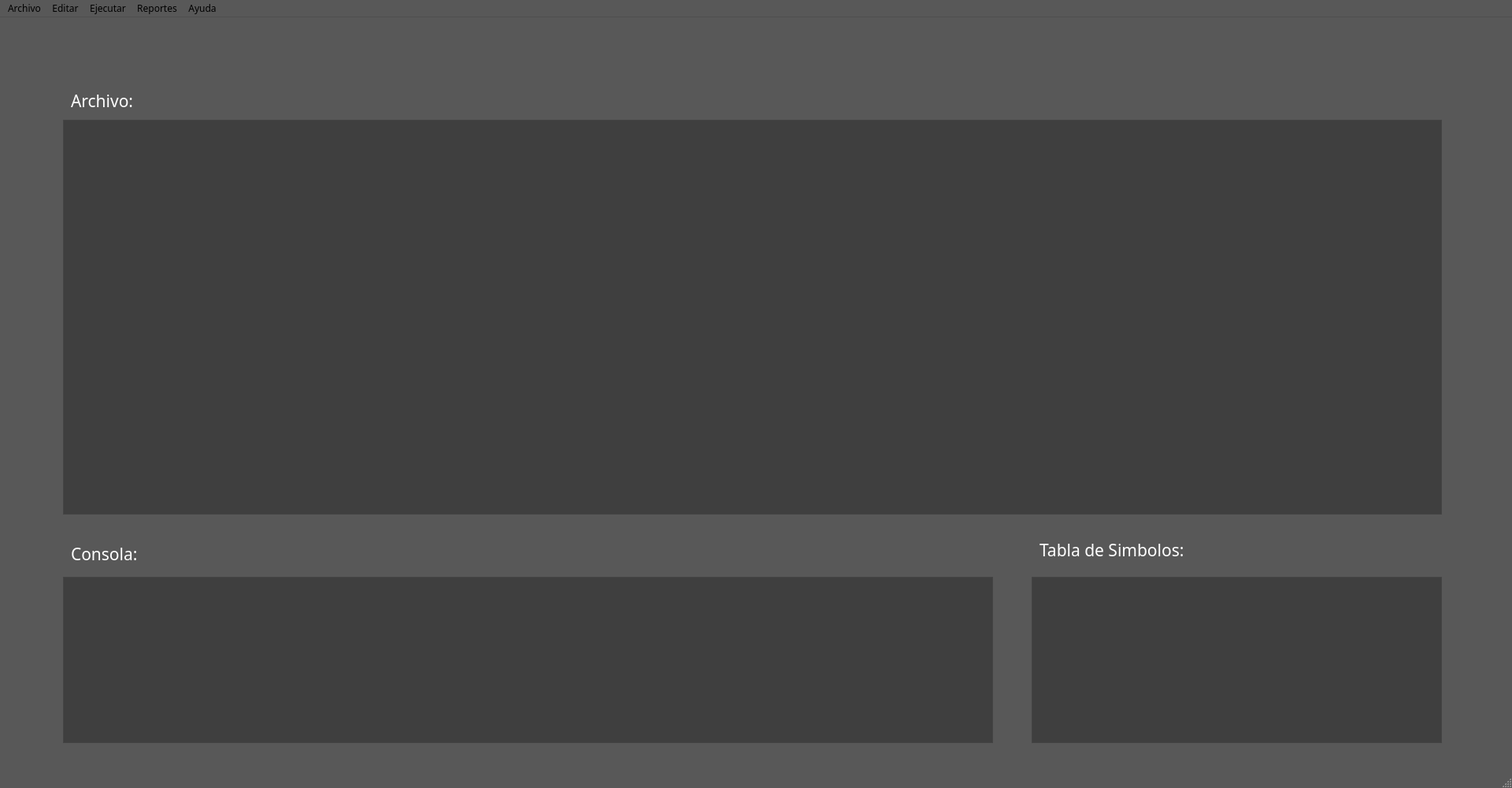
<?xml version="1.0" encoding="UTF-8"?>
<ui version="4.0">
 <class>MainWindow</class>
 <widget class="QMainWindow" name="MainWindow">
  <property name="windowModality">
   <enum>Qt::NonModal</enum>
  </property>
  <property name="geometry">
   <rect>
    <x>0</x>
    <y>0</y>
    <width>1920</width>
    <height>1000</height>
   </rect>
  </property>
  <property name="palette">
   <palette>
    <active>
     <colorrole role="Button">
      <brush brushstyle="SolidPattern">
       <color alpha="255">
        <red>88</red>
        <green>88</green>
        <blue>88</blue>
       </color>
      </brush>
     </colorrole>
     <colorrole role="Text">
      <brush brushstyle="SolidPattern">
       <color alpha="255">
        <red>255</red>
        <green>255</green>
        <blue>255</blue>
       </color>
      </brush>
     </colorrole>
     <colorrole role="Base">
      <brush brushstyle="SolidPattern">
       <color alpha="255">
        <red>63</red>
        <green>63</green>
        <blue>63</blue>
       </color>
      </brush>
     </colorrole>
     <colorrole role="Window">
      <brush brushstyle="SolidPattern">
       <color alpha="255">
        <red>88</red>
        <green>88</green>
        <blue>88</blue>
       </color>
      </brush>
     </colorrole>
     <colorrole role="PlaceholderText">
      <brush brushstyle="SolidPattern">
       <color alpha="128">
        <red>255</red>
        <green>255</green>
        <blue>255</blue>
       </color>
      </brush>
     </colorrole>
    </active>
    <inactive>
     <colorrole role="Button">
      <brush brushstyle="SolidPattern">
       <color alpha="255">
        <red>88</red>
        <green>88</green>
        <blue>88</blue>
       </color>
      </brush>
     </colorrole>
     <colorrole role="Text">
      <brush brushstyle="SolidPattern">
       <color alpha="255">
        <red>255</red>
        <green>255</green>
        <blue>255</blue>
       </color>
      </brush>
     </colorrole>
     <colorrole role="Base">
      <brush brushstyle="SolidPattern">
       <color alpha="255">
        <red>63</red>
        <green>63</green>
        <blue>63</blue>
       </color>
      </brush>
     </colorrole>
     <colorrole role="Window">
      <brush brushstyle="SolidPattern">
       <color alpha="255">
        <red>88</red>
        <green>88</green>
        <blue>88</blue>
       </color>
      </brush>
     </colorrole>
     <colorrole role="PlaceholderText">
      <brush brushstyle="SolidPattern">
       <color alpha="128">
        <red>255</red>
        <green>255</green>
        <blue>255</blue>
       </color>
      </brush>
     </colorrole>
    </inactive>
    <disabled>
     <colorrole role="Button">
      <brush brushstyle="SolidPattern">
       <color alpha="255">
        <red>88</red>
        <green>88</green>
        <blue>88</blue>
       </color>
      </brush>
     </colorrole>
     <colorrole role="Text">
      <brush brushstyle="SolidPattern">
       <color alpha="255">
        <red>120</red>
        <green>120</green>
        <blue>120</blue>
       </color>
      </brush>
     </colorrole>
     <colorrole role="Base">
      <brush brushstyle="SolidPattern">
       <color alpha="255">
        <red>88</red>
        <green>88</green>
        <blue>88</blue>
       </color>
      </brush>
     </colorrole>
     <colorrole role="Window">
      <brush brushstyle="SolidPattern">
       <color alpha="255">
        <red>88</red>
        <green>88</green>
        <blue>88</blue>
       </color>
      </brush>
     </colorrole>
     <colorrole role="PlaceholderText">
      <brush brushstyle="SolidPattern">
       <color alpha="128">
        <red>0</red>
        <green>0</green>
        <blue>0</blue>
       </color>
      </brush>
     </colorrole>
    </disabled>
   </palette>
  </property>
  <property name="font">
   <font>
    <family>Calibri Light</family>
   </font>
  </property>
  <property name="focusPolicy">
   <enum>Qt::StrongFocus</enum>
  </property>
  <property name="windowTitle">
   <string>ugus</string>
  </property>
  <property name="windowIcon">
   <iconset>
    <normaloff>resourses/icons8-a-64.png</normaloff>resourses/icons8-a-64.png</iconset>
  </property>
  <property name="autoFillBackground">
   <bool>true</bool>
  </property>
  <property name="iconSize">
   <size>
    <width>25</width>
    <height>30</height>
   </size>
  </property>
  <widget class="QWidget" name="centralwidget">
   <widget class="QWidget" name="horizontalLayoutWidget">
    <property name="geometry">
     <rect>
      <x>10</x>
      <y>10</y>
      <width>629</width>
      <height>51</height>
     </rect>
    </property>
    <layout class="QHBoxLayout" name="horizontalLayout">
     <item>
      <widget class="QPushButton" name="pushButton">
       <property name="autoFillBackground">
        <bool>true</bool>
       </property>
       <property name="text">
        <string/>
       </property>
       <property name="icon">
        <iconset>
         <normaloff>../../../../Downloads/icons8-archivo-64 (1).png</normaloff>../../../../Downloads/icons8-archivo-64 (1).png</iconset>
       </property>
       <property name="iconSize">
        <size>
         <width>30</width>
         <height>30</height>
        </size>
       </property>
       <property name="flat">
        <bool>true</bool>
       </property>
      </widget>
     </item>
     <item>
      <widget class="QPushButton" name="pushButton_5">
       <property name="cursor">
        <cursorShape>ArrowCursor</cursorShape>
       </property>
       <property name="focusPolicy">
        <enum>Qt::StrongFocus</enum>
       </property>
       <property name="text">
        <string/>
       </property>
       <property name="icon">
        <iconset>
         <normaloff>../../../../Downloads/icons8-abrir-carpeta-64.png</normaloff>../../../../Downloads/icons8-abrir-carpeta-64.png</iconset>
       </property>
       <property name="iconSize">
        <size>
         <width>30</width>
         <height>30</height>
        </size>
       </property>
       <property name="flat">
        <bool>true</bool>
       </property>
      </widget>
     </item>
     <item>
      <widget class="QPushButton" name="pushButton_4">
       <property name="text">
        <string/>
       </property>
       <property name="icon">
        <iconset>
         <normaloff>../../../../Downloads/icons8-guardar-64.png</normaloff>../../../../Downloads/icons8-guardar-64.png</iconset>
       </property>
       <property name="iconSize">
        <size>
         <width>30</width>
         <height>30</height>
        </size>
       </property>
       <property name="flat">
        <bool>true</bool>
       </property>
      </widget>
     </item>
     <item>
      <widget class="QPushButton" name="pushButton_3">
       <property name="text">
        <string/>
       </property>
       <property name="icon">
        <iconset>
         <normaloff>../../../../Downloads/icons8-guardar-como-64.png</normaloff>../../../../Downloads/icons8-guardar-como-64.png</iconset>
       </property>
       <property name="iconSize">
        <size>
         <width>30</width>
         <height>30</height>
        </size>
       </property>
       <property name="flat">
        <bool>true</bool>
       </property>
      </widget>
     </item>
     <item>
      <spacer name="horizontalSpacer">
       <property name="orientation">
        <enum>Qt::Horizontal</enum>
       </property>
       <property name="sizeType">
        <enum>QSizePolicy::Fixed</enum>
       </property>
       <property name="sizeHint" stdset="0">
        <size>
         <width>50</width>
         <height>20</height>
        </size>
       </property>
      </spacer>
     </item>
     <item>
      <widget class="QPushButton" name="pushButton_2">
       <property name="text">
        <string/>
       </property>
       <property name="icon">
        <iconset>
         <normaloff>../../../../Downloads/icons8-señal-de-stop-64.png</normaloff>../../../../Downloads/icons8-señal-de-stop-64.png</iconset>
       </property>
       <property name="iconSize">
        <size>
         <width>30</width>
         <height>30</height>
        </size>
       </property>
       <property name="flat">
        <bool>true</bool>
       </property>
      </widget>
     </item>
     <item>
      <widget class="QPushButton" name="pushButton_7">
       <property name="text">
        <string/>
       </property>
       <property name="icon">
        <iconset>
         <normaloff>../../../../Downloads/icons8-abajo-64.png</normaloff>../../../../Downloads/icons8-abajo-64.png</iconset>
       </property>
       <property name="iconSize">
        <size>
         <width>30</width>
         <height>30</height>
        </size>
       </property>
       <property name="flat">
        <bool>true</bool>
       </property>
      </widget>
     </item>
     <item>
      <widget class="QPushButton" name="pushButton_6">
       <property name="text">
        <string/>
       </property>
       <property name="icon">
        <iconset>
         <normaloff>../../../../Downloads/icons8-arriba-64.png</normaloff>../../../../Downloads/icons8-arriba-64.png</iconset>
       </property>
       <property name="iconSize">
        <size>
         <width>30</width>
         <height>30</height>
        </size>
       </property>
       <property name="flat">
        <bool>true</bool>
       </property>
      </widget>
     </item>
     <item>
      <widget class="QPushButton" name="pushButton_8">
       <property name="palette">
        <palette>
         <active>
          <colorrole role="Button">
           <brush brushstyle="SolidPattern">
            <color alpha="255">
             <red>88</red>
             <green>88</green>
             <blue>88</blue>
            </color>
           </brush>
          </colorrole>
         </active>
         <inactive>
          <colorrole role="Button">
           <brush brushstyle="SolidPattern">
            <color alpha="255">
             <red>88</red>
             <green>88</green>
             <blue>88</blue>
            </color>
           </brush>
          </colorrole>
         </inactive>
         <disabled>
          <colorrole role="Button">
           <brush brushstyle="SolidPattern">
            <color alpha="255">
             <red>88</red>
             <green>88</green>
             <blue>88</blue>
            </color>
           </brush>
          </colorrole>
         </disabled>
        </palette>
       </property>
       <property name="mouseTracking">
        <bool>false</bool>
       </property>
       <property name="focusPolicy">
        <enum>Qt::StrongFocus</enum>
       </property>
       <property name="text">
        <string/>
       </property>
       <property name="icon">
        <iconset>
         <normaloff>../../../../Downloads/icons8-play-64.png</normaloff>../../../../Downloads/icons8-play-64.png</iconset>
       </property>
       <property name="iconSize">
        <size>
         <width>30</width>
         <height>30</height>
        </size>
       </property>
       <property name="autoDefault">
        <bool>false</bool>
       </property>
       <property name="flat">
        <bool>true</bool>
       </property>
      </widget>
     </item>
     <item>
      <spacer name="horizontalSpacer_2">
       <property name="orientation">
        <enum>Qt::Horizontal</enum>
       </property>
       <property name="sizeType">
        <enum>QSizePolicy::Fixed</enum>
       </property>
       <property name="sizeHint" stdset="0">
        <size>
         <width>50</width>
         <height>20</height>
        </size>
       </property>
      </spacer>
     </item>
     <item>
      <widget class="QPushButton" name="pushButton_9">
       <property name="text">
        <string/>
       </property>
       <property name="icon">
        <iconset>
         <normaloff>../../../../Downloads/icons8-ayuda-64.png</normaloff>../../../../Downloads/icons8-ayuda-64.png</iconset>
       </property>
       <property name="iconSize">
        <size>
         <width>30</width>
         <height>30</height>
        </size>
       </property>
       <property name="flat">
        <bool>true</bool>
       </property>
      </widget>
     </item>
     <item>
      <widget class="QPushButton" name="pushButton_10">
       <property name="text">
        <string/>
       </property>
       <property name="icon">
        <iconset>
         <normaloff>../../../../Downloads/icons8-acerca-de-64.png</normaloff>../../../../Downloads/icons8-acerca-de-64.png</iconset>
       </property>
       <property name="iconSize">
        <size>
         <width>30</width>
         <height>30</height>
        </size>
       </property>
       <property name="flat">
        <bool>true</bool>
       </property>
      </widget>
     </item>
    </layout>
   </widget>
   <widget class="QTextEdit" name="textEdit_2">
    <property name="geometry">
     <rect>
      <x>80</x>
      <y>710</y>
      <width>1181</width>
      <height>211</height>
     </rect>
    </property>
    <property name="html">
     <string>&lt;!DOCTYPE HTML PUBLIC &quot;-//W3C//DTD HTML 4.0//EN&quot; &quot;http://www.w3.org/TR/REC-html40/strict.dtd&quot;&gt;
&lt;html&gt;&lt;head&gt;&lt;meta name=&quot;qrichtext&quot; content=&quot;1&quot; /&gt;&lt;style type=&quot;text/css&quot;&gt;
p, li { white-space: pre-wrap; }
&lt;/style&gt;&lt;/head&gt;&lt;body style=&quot; font-family:'Calibri Light'; font-size:7.8pt; font-weight:400; font-style:normal;&quot;&gt;
&lt;p style=&quot;-qt-paragraph-type:empty; margin-top:0px; margin-bottom:0px; margin-left:0px; margin-right:0px; -qt-block-indent:0; text-indent:0px;&quot;&gt;&lt;br /&gt;&lt;/p&gt;&lt;/body&gt;&lt;/html&gt;</string>
    </property>
   </widget>
   <widget class="QTextEdit" name="textEdit">
    <property name="geometry">
     <rect>
      <x>80</x>
      <y>130</y>
      <width>1751</width>
      <height>501</height>
     </rect>
    </property>
    <property name="focusPolicy">
     <enum>Qt::NoFocus</enum>
    </property>
    <property name="toolTipDuration">
     <number>-1</number>
    </property>
   </widget>
   <widget class="QLabel" name="label">
    <property name="geometry">
     <rect>
      <x>90</x>
      <y>665</y>
      <width>221</width>
      <height>31</height>
     </rect>
    </property>
    <property name="sizePolicy">
     <sizepolicy hsizetype="Preferred" vsizetype="Preferred">
      <horstretch>0</horstretch>
      <verstretch>0</verstretch>
     </sizepolicy>
    </property>
    <property name="palette">
     <palette>
      <active>
       <colorrole role="WindowText">
        <brush brushstyle="SolidPattern">
         <color alpha="255">
          <red>255</red>
          <green>255</green>
          <blue>255</blue>
         </color>
        </brush>
       </colorrole>
       <colorrole role="ButtonText">
        <brush brushstyle="SolidPattern">
         <color alpha="255">
          <red>255</red>
          <green>255</green>
          <blue>255</blue>
         </color>
        </brush>
       </colorrole>
      </active>
      <inactive>
       <colorrole role="WindowText">
        <brush brushstyle="SolidPattern">
         <color alpha="255">
          <red>255</red>
          <green>255</green>
          <blue>255</blue>
         </color>
        </brush>
       </colorrole>
       <colorrole role="ButtonText">
        <brush brushstyle="SolidPattern">
         <color alpha="255">
          <red>255</red>
          <green>255</green>
          <blue>255</blue>
         </color>
        </brush>
       </colorrole>
      </inactive>
      <disabled>
       <colorrole role="WindowText">
        <brush brushstyle="SolidPattern">
         <color alpha="255">
          <red>120</red>
          <green>120</green>
          <blue>120</blue>
         </color>
        </brush>
       </colorrole>
       <colorrole role="ButtonText">
        <brush brushstyle="SolidPattern">
         <color alpha="255">
          <red>120</red>
          <green>120</green>
          <blue>120</blue>
         </color>
        </brush>
       </colorrole>
      </disabled>
     </palette>
    </property>
    <property name="font">
     <font>
      <pointsize>16</pointsize>
     </font>
    </property>
    <property name="text">
     <string>Consola:</string>
    </property>
   </widget>
   <widget class="QLabel" name="label_2">
    <property name="geometry">
     <rect>
      <x>90</x>
      <y>90</y>
      <width>221</width>
      <height>31</height>
     </rect>
    </property>
    <property name="sizePolicy">
     <sizepolicy hsizetype="Preferred" vsizetype="Preferred">
      <horstretch>0</horstretch>
      <verstretch>0</verstretch>
     </sizepolicy>
    </property>
    <property name="palette">
     <palette>
      <active>
       <colorrole role="WindowText">
        <brush brushstyle="SolidPattern">
         <color alpha="255">
          <red>255</red>
          <green>255</green>
          <blue>255</blue>
         </color>
        </brush>
       </colorrole>
       <colorrole role="ButtonText">
        <brush brushstyle="SolidPattern">
         <color alpha="255">
          <red>255</red>
          <green>255</green>
          <blue>255</blue>
         </color>
        </brush>
       </colorrole>
      </active>
      <inactive>
       <colorrole role="WindowText">
        <brush brushstyle="SolidPattern">
         <color alpha="255">
          <red>255</red>
          <green>255</green>
          <blue>255</blue>
         </color>
        </brush>
       </colorrole>
       <colorrole role="ButtonText">
        <brush brushstyle="SolidPattern">
         <color alpha="255">
          <red>255</red>
          <green>255</green>
          <blue>255</blue>
         </color>
        </brush>
       </colorrole>
      </inactive>
      <disabled>
       <colorrole role="WindowText">
        <brush brushstyle="SolidPattern">
         <color alpha="255">
          <red>120</red>
          <green>120</green>
          <blue>120</blue>
         </color>
        </brush>
       </colorrole>
       <colorrole role="ButtonText">
        <brush brushstyle="SolidPattern">
         <color alpha="255">
          <red>120</red>
          <green>120</green>
          <blue>120</blue>
         </color>
        </brush>
       </colorrole>
      </disabled>
     </palette>
    </property>
    <property name="font">
     <font>
      <pointsize>16</pointsize>
     </font>
    </property>
    <property name="text">
     <string>Archivo:</string>
    </property>
   </widget>
   <widget class="QTextEdit" name="textEdit_3">
    <property name="geometry">
     <rect>
      <x>1310</x>
      <y>710</y>
      <width>521</width>
      <height>211</height>
     </rect>
    </property>
    <property name="html">
     <string>&lt;!DOCTYPE HTML PUBLIC &quot;-//W3C//DTD HTML 4.0//EN&quot; &quot;http://www.w3.org/TR/REC-html40/strict.dtd&quot;&gt;
&lt;html&gt;&lt;head&gt;&lt;meta name=&quot;qrichtext&quot; content=&quot;1&quot; /&gt;&lt;style type=&quot;text/css&quot;&gt;
p, li { white-space: pre-wrap; }
&lt;/style&gt;&lt;/head&gt;&lt;body style=&quot; font-family:'Calibri Light'; font-size:7.8pt; font-weight:400; font-style:normal;&quot;&gt;
&lt;p style=&quot;-qt-paragraph-type:empty; margin-top:0px; margin-bottom:0px; margin-left:0px; margin-right:0px; -qt-block-indent:0; text-indent:0px;&quot;&gt;&lt;br /&gt;&lt;/p&gt;&lt;/body&gt;&lt;/html&gt;</string>
    </property>
   </widget>
   <widget class="QLabel" name="label_3">
    <property name="geometry">
     <rect>
      <x>1320</x>
      <y>660</y>
      <width>221</width>
      <height>31</height>
     </rect>
    </property>
    <property name="sizePolicy">
     <sizepolicy hsizetype="Preferred" vsizetype="Preferred">
      <horstretch>0</horstretch>
      <verstretch>0</verstretch>
     </sizepolicy>
    </property>
    <property name="palette">
     <palette>
      <active>
       <colorrole role="WindowText">
        <brush brushstyle="SolidPattern">
         <color alpha="255">
          <red>255</red>
          <green>255</green>
          <blue>255</blue>
         </color>
        </brush>
       </colorrole>
       <colorrole role="ButtonText">
        <brush brushstyle="SolidPattern">
         <color alpha="255">
          <red>255</red>
          <green>255</green>
          <blue>255</blue>
         </color>
        </brush>
       </colorrole>
      </active>
      <inactive>
       <colorrole role="WindowText">
        <brush brushstyle="SolidPattern">
         <color alpha="255">
          <red>255</red>
          <green>255</green>
          <blue>255</blue>
         </color>
        </brush>
       </colorrole>
       <colorrole role="ButtonText">
        <brush brushstyle="SolidPattern">
         <color alpha="255">
          <red>255</red>
          <green>255</green>
          <blue>255</blue>
         </color>
        </brush>
       </colorrole>
      </inactive>
      <disabled>
       <colorrole role="WindowText">
        <brush brushstyle="SolidPattern">
         <color alpha="255">
          <red>120</red>
          <green>120</green>
          <blue>120</blue>
         </color>
        </brush>
       </colorrole>
       <colorrole role="ButtonText">
        <brush brushstyle="SolidPattern">
         <color alpha="255">
          <red>120</red>
          <green>120</green>
          <blue>120</blue>
         </color>
        </brush>
       </colorrole>
      </disabled>
     </palette>
    </property>
    <property name="font">
     <font>
      <pointsize>16</pointsize>
     </font>
    </property>
    <property name="text">
     <string>Tabla de Simbolos:</string>
    </property>
   </widget>
  </widget>
  <widget class="QMenuBar" name="menubar">
   <property name="geometry">
    <rect>
     <x>0</x>
     <y>0</y>
     <width>1920</width>
     <height>25</height>
    </rect>
   </property>
   <widget class="QMenu" name="menuArchivo">
    <property name="title">
     <string>Archivo</string>
    </property>
    <addaction name="actionNuevo"/>
    <addaction name="actionAbrir"/>
    <addaction name="actionGuardar"/>
    <addaction name="actionGuardar_como"/>
   </widget>
   <widget class="QMenu" name="menuEditar">
    <property name="title">
     <string>Editar</string>
    </property>
    <addaction name="separator"/>
    <addaction name="actionCopiar"/>
    <addaction name="actionPegar"/>
    <addaction name="actionCortar"/>
    <addaction name="actionBuscar"/>
    <addaction name="actionReemplazar"/>
   </widget>
   <widget class="QMenu" name="menuEjecutar">
    <property name="title">
     <string>Ejecutar</string>
    </property>
    <addaction name="actionAnalicis_ascendente"/>
    <addaction name="actionAnalicis_descendente"/>
   </widget>
   <widget class="QMenu" name="menuOpciones">
    <property name="title">
     <string>Reportes</string>
    </property>
    <addaction name="actionReporte_Grmatical"/>
    <addaction name="actionReporte_AST"/>
   </widget>
   <widget class="QMenu" name="menuAyuda">
    <property name="title">
     <string>Ayuda</string>
    </property>
    <addaction name="actionAyuda"/>
    <addaction name="actionAcerca_de"/>
   </widget>
   <addaction name="menuArchivo"/>
   <addaction name="menuEditar"/>
   <addaction name="menuEjecutar"/>
   <addaction name="menuOpciones"/>
   <addaction name="menuAyuda"/>
  </widget>
  <widget class="QStatusBar" name="statusbar"/>
  <action name="actionNuevo">
   <property name="text">
    <string>Nuevo</string>
   </property>
  </action>
  <action name="actionAbrir">
   <property name="text">
    <string>Abrir</string>
   </property>
  </action>
  <action name="actionAyuda">
   <property name="text">
    <string>Ayuda</string>
   </property>
  </action>
  <action name="actionAcerca_de">
   <property name="text">
    <string>Acerca de</string>
   </property>
  </action>
  <action name="actionCopiar">
   <property name="text">
    <string>Copiar</string>
   </property>
  </action>
  <action name="actionPegar">
   <property name="text">
    <string>Pegar</string>
   </property>
  </action>
  <action name="actionCortar">
   <property name="text">
    <string>Cortar</string>
   </property>
  </action>
  <action name="actionBuscar">
   <property name="text">
    <string>Buscar</string>
   </property>
  </action>
  <action name="actionReemplazar">
   <property name="text">
    <string>Reemplazar</string>
   </property>
  </action>
  <action name="actionAnalicis_ascendente">
   <property name="text">
    <string>Analicis ascendente</string>
   </property>
  </action>
  <action name="actionAnalicis_descendente">
   <property name="text">
    <string>Analicis descendente</string>
   </property>
  </action>
  <action name="actionReporte_Grmatical">
   <property name="text">
    <string>Reporte Grmatical</string>
   </property>
  </action>
  <action name="actionReporte_AST">
   <property name="text">
    <string>Reporte AST</string>
   </property>
  </action>
  <action name="actionGuardar">
   <property name="text">
    <string>Guardar</string>
   </property>
  </action>
  <action name="actionGuardar_como">
   <property name="text">
    <string>Guardar como</string>
   </property>
  </action>
 </widget>
 <resources/>
 <connections/>
</ui>
